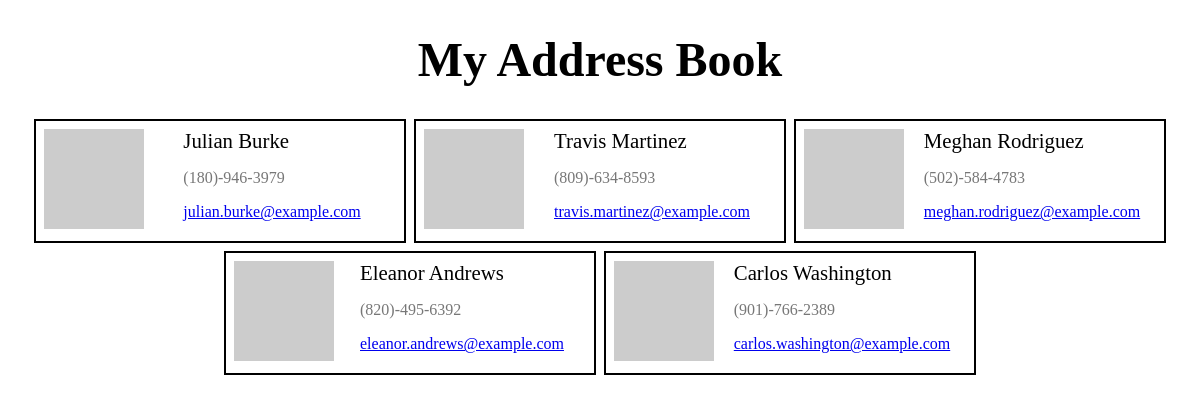
The page / on the database its author committed.
### contacts/models.py (models this page shows, shortened)
class Contact(models.Model):
    firstname = models.CharField(max_length=50)
    lastname = models.CharField(max_length=50)
    email = models.CharField(max_length=100)
    phone = models.CharField(max_length=15)
    photo = models.CharField(max_length=250)

### contacts/views.py (the view)
# urls.py: path('', views.show_all_contacts ),
def show_all_contacts(request):
    try:
        contacts = Contact.objects.all()
        if contacts.count() > 0:
            content = {'contacts': contacts}
            return render(request, 'index.html', content)
        else:
            return HttpResponse(f'<h1>Unable to locate any contacts in our database.</h1>')
    except:
        return HttpResponse(f'<h1>Unable to display the contacts in our database.</h1>')

### addressbook/templates/index.html (shortened to what this page needs)
<!DOCTYPE html>
<html lang="en">
<head>
</head>
<body>
    <h1>My Address Book</h1>
    <div class="rolodex">
        {% for contact in contacts %}
        <div class="card">
            <div class="photo">
                <a href="/{{ contact.id }}"><img src="{{ contact.photo }}" alt=""></a>
            </div>
            <div class="name">{{ contact.firstname}} {{ contact.lastname}}</div>
            <div class="phone">{{ contact.phone}}</div>
            <div class="emal"><a href="mailto:{{ contact.email }}">{{ contact.email }}</a></div>
        </div>
        {% endfor %}
    </div>
</body>
</html>

### addressbook/templates/index.html (style rules this page uses)
.rolodex { display: flex; flex-wrap: wrap; align-items: center; justify-content: center; gap: .5rem; margin-top: 1rem; }
.card { display: grid; grid-template-columns: (100px, auto); grid-template-rows: repeat(3, auto); gap: 0.25rem; border: 2px solid black; padding: 0.5rem; min-width: 22rem; }
.card .photo { grid-column: 1 / 2; grid-row: 1 / -1; width: 100px; }
.card .photo img { width: 100%; object-fit: cover; }
.card .name { grid-column: 2 / 3; font-size: 1.3rem; }
.card .phone { grid-column: 2 / 3; font-size: 1rem; color: #777; }
h1 { text-align: center; font-size: 3rem; }

### rows shown on the page
Contact: firstname "Julian", lastname "Burke", phone "(180)-946-3979", email "julian.burke@example.com"
Contact: firstname "Travis", lastname "Martinez", phone "(809)-634-8593", email "travis.martinez@example.com"
Contact: firstname "Meghan", lastname "Rodriguez", phone "(502)-584-4783", email "meghan.rodriguez@example.com"
Contact: firstname "Eleanor", lastname "Andrews", phone "(820)-495-6392", email "eleanor.andrews@example.com"
Contact: firstname "Carlos", lastname "Washington", phone "(901)-766-2389", email "carlos.washington@example.com"
